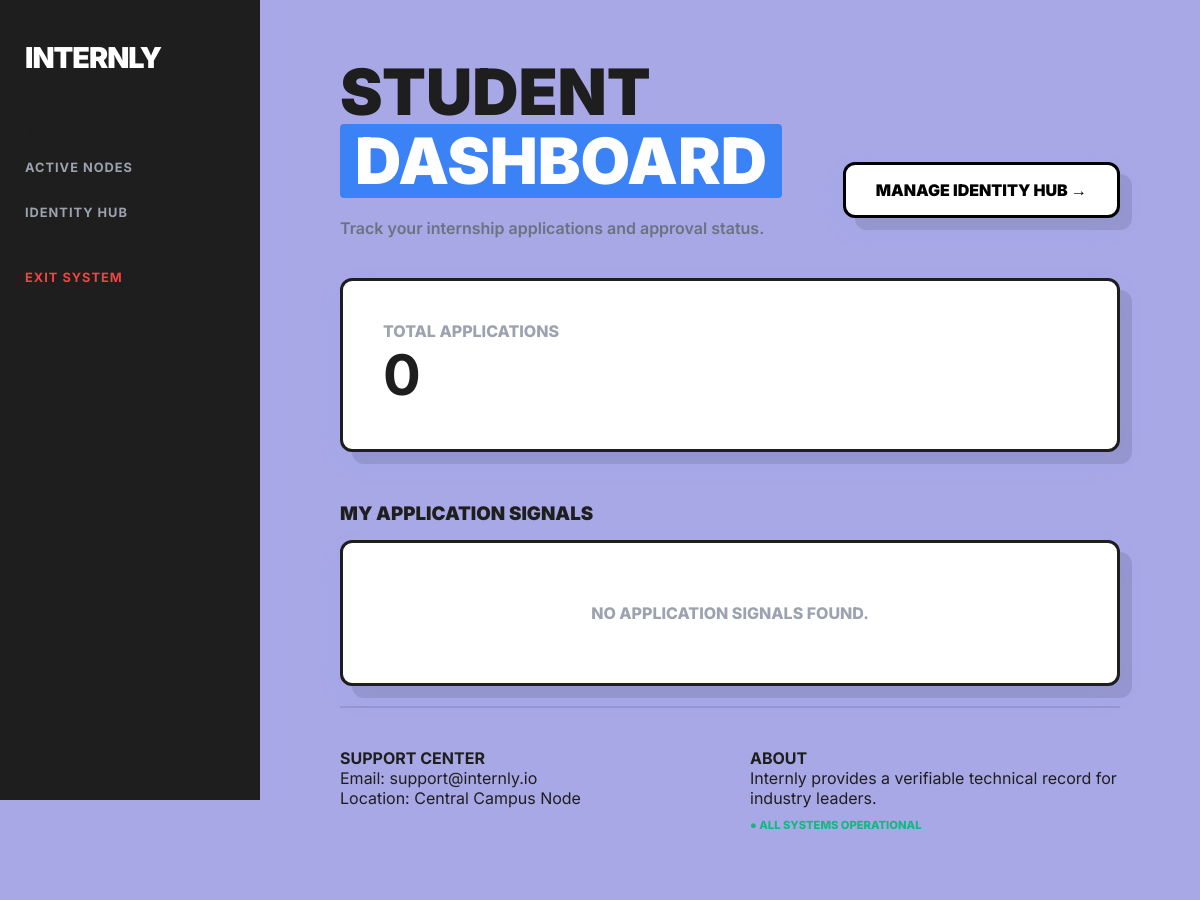
The page /student/dashboard/ (signed in) on the database as committed earlier.
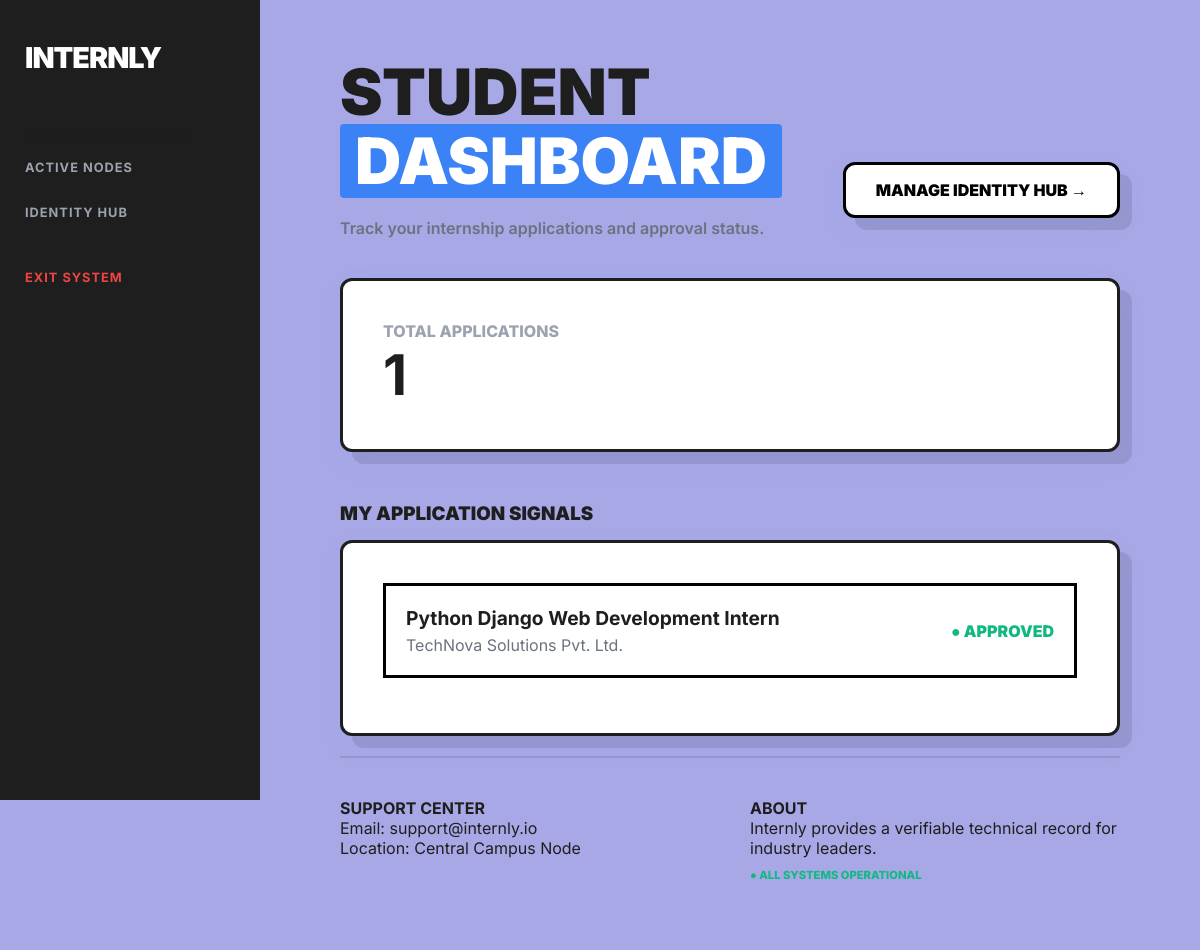
The same page on the database as committed later.
### management/models.py (models this page shows, shortened)
class Application(models.Model):
    STATUS_CHOICES = (
        ('PENDING', 'Pending'),
        ('APPROVED', 'Approved'),
        ('REJECTED', 'Rejected'),
    )
    student = models.ForeignKey(User, on_delete=models.CASCADE)
    internship = models.ForeignKey(Internship, on_delete=models.CASCADE)
    status = models.CharField(max_length=10, choices=STATUS_CHOICES, default='PENDING')
    applied_at = models.DateTimeField(auto_now_add=True)

class Internship(models.Model):
    title = models.CharField(max_length=200)
    company_name = models.CharField(max_length=200)
    location = models.CharField(max_length=200)
    stipend = models.CharField(max_length=100)
    deadline = models.DateField()
    required_skills = models.TextField()
    description = models.TextField()
    faculty = models.ForeignKey(User, on_delete=models.CASCADE)
    external_apply_link = models.URLField(blank=True, null=True)

### management/views.py (the view)
# urls.py: path('student/dashboard/', views.student_dashboard, name='student_dashboard'),
@login_required
def student_dashboard(request):
    applications = Application.objects.filter(student=request.user)
    return render(request, 'management/student_dashboard.html', {
        'applications': applications,
        'total_apps': applications.count()
    })

### management/templates/management/student_dashboard.html
{% extends 'management/base.html' %}
{% block content %}
<div class="dashboard-container" style="max-width: 1200px; margin: 0 auto;">
    <div style="margin-bottom: 40px; display: flex; justify-content: space-between; align-items: flex-end;">
        <div>
            <h1 class="main-header">STUDENT<br><span class="highlight-blue">DASHBOARD</span></h1>
            <p style="font-weight: 600; color: #6b7280; margin-top: 10px;">Track your internship applications and approval status.</p>
        </div>
        <a href="{% url 'student_edit_profile' %}" class="workspace-card" style="padding: 15px 30px; text-decoration: none; color: black; font-weight: 900; border: 3px solid black;">
            MANAGE IDENTITY HUB →
        </a>
    </div>
    <div class="workspace-card" style="padding: 40px; margin-bottom: 50px;">
        <p style="font-weight: 800; color: #9ca3af; text-transform: uppercase;">TOTAL APPLICATIONS</p>
        <h2 style="font-size: 3.5rem;">{{ total_apps }}</h2>
    </div>
    <h3 style="font-weight: 900; margin-bottom: 15px; text-transform: uppercase;">MY APPLICATION SIGNALS</h3>
    <div class="workspace-card" style="padding: 40px;">
        {% if applications %}
            {% for app in applications %}
                <div style="border: 3px solid black; padding: 20px; margin-bottom: 15px; display: flex; justify-content: space-between; align-items: center;">
                    <div>
                        <h4 style="margin: 0; font-size: 1.2rem;">{{ app.internship.title }}</h4>
                        <p style="margin: 5px 0 0; color: #6b7280;">{{ app.internship.company_name }}</p>
                    </div>
                    <div style="font-weight: 900; text-transform: uppercase; color: {% if app.status == 'APPROVED' %}#10b981{% elif app.status == 'REJECTED' %}#ef4444{% else %}#f59e0b{% endif %};">
                        ● {{ app.status }}
                    </div>
                </div>
            {% endfor %}
        {% else %}
            <p style="text-align: center; color: #9ca3af; font-weight: 800; padding: 20px;">NO APPLICATION SIGNALS FOUND.</p>
        {% endif %}
    </div>
</div>
{% endblock %}

Rows that differ between the two databases and show on the page:
added Application: internship "Python Django Web Development Intern", internship.company_name "TechNova Solutions Pvt. Ltd.", status "APPROVED"
Other text that changed with them:
{{ total_apps }}: "0" → "1"
text no longer shown: "NO APPLICATION SIGNALS FOUND."
